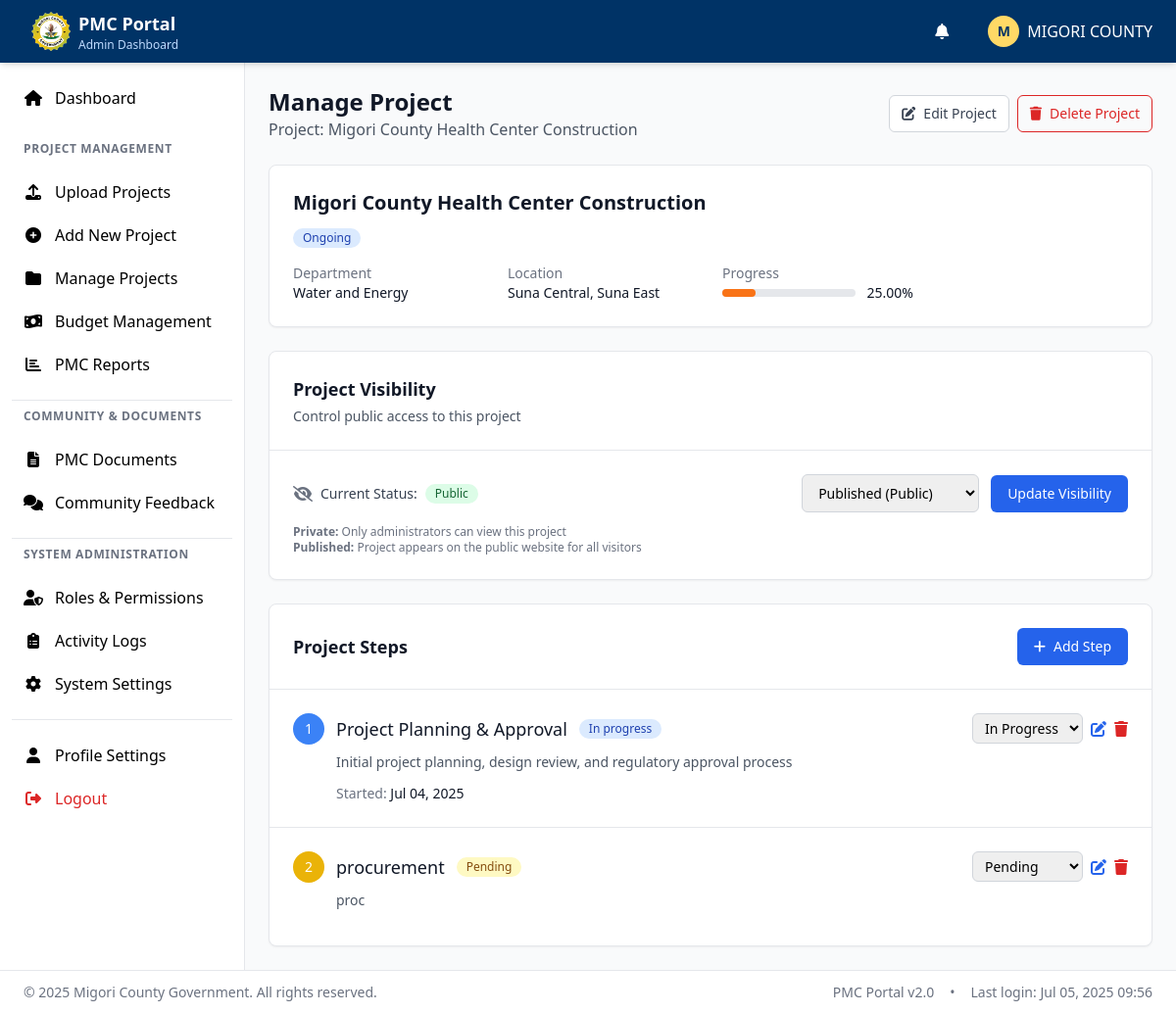
/admin/manageSteps.php?id=22 (signed in), run on the app's committed database.
### tables this page shows
CREATE TABLE `projects` (
  `id` int(11) NOT NULL,
  `project_name` varchar(255) NOT NULL,
  `description` text DEFAULT NULL,
  `department_id` int(11) NOT NULL,
  `project_year` int(11) NOT NULL,
  `county_id` int(11) NOT NULL,
  `sub_county_id` int(11) NOT NULL,
  `ward_id` int(11) NOT NULL,
  `location_address` text DEFAULT NULL,
  `location_coordinates` varchar(100) DEFAULT NULL,
  `start_date` date DEFAULT NULL,
  `expected_completion_date` date DEFAULT NULL,
  `actual_completion_date` date DEFAULT NULL,
  `contractor_name` varchar(255) DEFAULT NULL,
  `contractor_contact` varchar(100) DEFAULT NULL,
  `status` enum('planning','ongoing','completed','suspended','cancelled') NOT NULL DEFAULT 'planning',
  `visibility` enum('private','published') DEFAULT 'private',
  `step_status` enum('awaiting','running','completed') DEFAULT 'awaiting',
  `progress_percentage` decimal(5,2) DEFAULT 0.00,
  `total_steps` int(11) DEFAULT 0,
  `completed_steps` int(11) DEFAULT 0,
  `created_by` int(11) DEFAULT NULL,
  `created_at` timestamp NOT NULL DEFAULT current_timestamp(),
  `updated_at` timestamp NOT NULL DEFAULT current_timestamp() ON UPDATE current_timestamp(),
  `average_rating` decimal(3,2) DEFAULT 5.00,
  `total_ratings` int(11) DEFAULT 0,
  `allocated_budget` decimal(15,2) DEFAULT 0.00,
  `spent_budget` decimal(15,2) DEFAULT 0.00,
  `budget_status` enum('not_allocated','allocated','overspent') DEFAULT 'not_allocated',
  `total_budget` decimal(15,2) DEFAULT NULL
);

CREATE TABLE `departments` (
  `id` int(11) NOT NULL,
  `name` varchar(100) NOT NULL,
  `description` text DEFAULT NULL,
  `created_at` timestamp NOT NULL DEFAULT current_timestamp()
);

CREATE TABLE `wards` (
  `id` int(11) NOT NULL,
  `name` varchar(100) NOT NULL,
  `sub_county_id` int(11) NOT NULL,
  `created_at` timestamp NOT NULL DEFAULT current_timestamp()
);

CREATE TABLE `sub_counties` (
  `id` int(11) NOT NULL,
  `name` varchar(100) NOT NULL,
  `county_id` int(11) NOT NULL,
  `created_at` timestamp NOT NULL DEFAULT current_timestamp()
);

CREATE TABLE `project_steps` (
  `id` int(11) NOT NULL,
  `project_id` int(11) NOT NULL,
  `step_number` int(11) NOT NULL,
  `step_name` varchar(255) NOT NULL,
  `description` text DEFAULT NULL,
  `status` enum('pending','in_progress','completed','skipped') DEFAULT 'pending',
  `start_date` date DEFAULT NULL,
  `expected_end_date` date DEFAULT NULL,
  `actual_end_date` date DEFAULT NULL,
  `created_at` timestamp NOT NULL DEFAULT current_timestamp(),
  `updated_at` timestamp NOT NULL DEFAULT current_timestamp() ON UPDATE current_timestamp()
);

### includes/functions.php (called while the page is built, shortened)
<?php
require_once __DIR__ . '/../config.php';
if (!function_exists('verify_csrf_token')) {
function format_date($date) {
    return date('M d, Y', strtotime($date));
}
}
if (!function_exists('format_currency')) {
function get_status_badge_class($status) {
    $classes = [
        'planning' => 'bg-yellow-100 text-yellow-800 dark:bg-yellow-900 dark:text-yellow-300',
        'ongoing' => 'bg-blue-100 text-blue-800 dark:bg-blue-900 dark:text-blue-300',
        'completed' => 'bg-green-100 text-green-800 dark:bg-green-900 dark:text-green-300',
        'suspended' => 'bg-orange-100 text-orange-800 dark:bg-orange-900 dark:text-orange-300',
        'cancelled' => 'bg-red-100 text-red-800 dark:bg-red-900 dark:text-red-300'
    ];
    return $classes[$status] ?? 'bg-gray-100 text-gray-800 dark:bg-gray-900 dark:text-gray-300';
}
function get_progress_color_class($percentage) {
    if ($percentage >= 20) return 'bg-orange-500';
    return 'bg-red-500';
}
function get_project_by_id($id) {
    global $pdo;
    $sql = "SELECT p.*, d.name as department_name, w.name as ward_name,
                   sc.name as sub_county_name, c.name as county_name
            FROM projects p
            JOIN departments d ON p.department_id = d.id
            JOIN wards w ON p.ward_id = w.id
            JOIN sub_counties sc ON p.sub_county_id = sc.id
            JOIN counties c ON p.county_id = c.id
            WHERE p.id = ?";
    $stmt = $pdo->prepare($sql);
    $stmt->execute([$id]);
    return $stmt->fetch();
}
}
?>

### admin/manageSteps.php (the view, shortened to what this page needs)
<?php
require_once '../includes/auth.php';
require_once '../includes/functions.php';
$project_id = intval($_GET['id'] ?? 0);
$project = get_project_by_id($project_id);
$stmt = $pdo->prepare("SELECT * FROM project_steps WHERE project_id = ? ORDER BY step_number");
$stmt->execute([$project_id]);
$steps = $stmt->fetchAll();
include 'includes/adminHeader.php';
?>
<div class="flex justify-between items-center mb-6">
    <div>
        <h2 class="text-2xl font-bold text-gray-900">Manage Project</h2>
        <p class="text-gray-600">Project: <?php echo htmlspecialchars($project['project_name']); ?></p>
    </div>
    <div class="flex space-x-2">
        <a href="editProject.php?id=<?php echo $project['id']; ?>" class="inline-flex items-center px-3 py-2 border border-gray-300 text-sm font-medium rounded-md text-gray-700 bg-white hover:bg-gray-50 transition-colors">
            <i class="fas fa-edit mr-2"></i>
            Edit Project
        </a>
        <button onclick="deleteProject()" class="inline-flex items-center px-3 py-2 border border-red-600 text-sm font-medium rounded-md text-red-600 hover:bg-red-50 transition-colors">
            <i class="fas fa-trash mr-2"></i>
            Delete Project
        </button>
    </div>
</div>
<div class="bg-white rounded-lg shadow-sm border border-gray-200 mb-6">
    <div class="p-6">
        <div class="flex justify-between items-start mb-4">
            <div>
                <h3 class="text-xl font-bold text-gray-900 mb-2">
                    <?php echo htmlspecialchars($project['project_name']); ?>
                </h3>
                <span class="inline-flex items-center px-2.5 py-0.5 rounded-full text-xs font-medium <?php echo get_status_badge_class($project['status']); ?>">
                    <?php echo ucfirst($project['status']); ?>
                </span>
            </div>
        </div>
        <div class="grid grid-cols-1 md:grid-cols-4 gap-6">
            <div>
                <dt class="text-sm font-medium text-gray-500">Department</dt>
                <dd class="text-sm text-gray-900"><?php echo htmlspecialchars($project['department_name']); ?></dd>
            </div>
            <div>
                <dt class="text-sm font-medium text-gray-500">Location</dt>
                <dd class="text-sm text-gray-900"><?php echo htmlspecialchars($project['ward_name'] . ', ' . $project['sub_county_name']); ?></dd>
            </div>
            <div>
                <dt class="text-sm font-medium text-gray-500">Progress</dt>
                <dd class="text-sm text-gray-900">
                    <div class="flex items-center">
                        <div class="flex-1">
                            <div class="w-full bg-gray-200 rounded-full h-2">
                                <div class="h-2 rounded-full <?php echo get_progress_color_class($project['progress_percentage']); ?>"
                                     style="width: <?php echo $project['progress_percentage']; ?>%"></div>
                            </div>
                        </div>
                        <span class="ml-3 text-sm"><?php echo $project['progress_percentage']; ?>%</span>
                    </div>
                </dd>
            </div>
        </div>
    </div>
</div>
<div class="bg-white rounded-lg shadow-sm border border-gray-200 mb-6">
    <div class="p-6 border-b border-gray-200">
        <h3 class="text-lg font-semibold text-gray-900">Project Visibility</h3>
        <p class="text-sm text-gray-600 mt-1">Control public access to this project</p>
    </div>
    <div class="p-6">
        <form method="POST" class="flex items-center justify-between">
            <div class="flex items-center space-x-4">
                <div class="flex items-center space-x-2">
                    <i class="fas fa-eye-slash text-gray-500"></i>
                    <span class="text-sm font-medium text-gray-700">Current Status:</span>
                    <span class="inline-flex items-center px-2.5 py-0.5 rounded-full text-xs font-medium <?php echo $project['visibility'] === 'published' ? 'bg-green-100 text-green-800' : 'bg-gray-100 text-gray-800'; ?>">
                        <?php echo $project['visibility'] === 'published' ? 'Public' : 'Private'; ?>
                    </span>
                </div>
            </div>
            <div class="flex items-center space-x-3">
                <select name="visibility" class="px-3 py-2 border border-gray-300 rounded-md text-sm focus:ring-blue-500 focus:border-blue-500">
                    <option value="published" <?php echo $project['visibility'] === 'published' ? 'selected' : ''; ?>>Published (Public)</option>
                </select>
                <button type="submit" class="inline-flex items-center px-4 py-2 border border-transparent text-sm font-medium rounded-md text-white bg-blue-600 hover:bg-blue-700 transition-colors">
                    Update Visibility
                </button>
            </div>
        </form>
        <div class="mt-3 text-xs text-gray-500">
            <p><strong>Private:</strong> Only administrators can view this project</p>
            <p><strong>Published:</strong> Project appears on the public website for all visitors</p>
        </div>
    </div>
</div>
<div class="bg-white rounded-lg shadow-sm border border-gray-200">
    <div class="p-6 border-b border-gray-200">
        <div class="flex justify-between items-center">
            <h3 class="text-lg font-semibold text-gray-900">Project Steps</h3>
            <button onclick="showAddStepModal()" class="inline-flex items-center px-4 py-2 border border-transparent text-sm font-medium rounded-md text-white bg-blue-600 hover:bg-blue-700 transition-colors">
                <i class="fas fa-plus mr-2"></i>
                Add Step
            </button>
        </div>
    </div>
    <?php if (empty($steps)): ?>
        <div class="p-12 text-center">
            <i class="fas fa-list-ol text-4xl text-gray-400 mb-4"></i>
            <h3 class="text-lg font-medium text-gray-900 mb-2">No Steps Defined</h3>
            <p class="text-gray-600 mb-4">This project doesn't have any steps yet.</p>
            <button onclick="showAddStepModal()" class="inline-flex items-center px-4 py-2 border border-transparent text-sm font-medium rounded-md text-white bg-blue-600 hover:bg-blue-700 transition-colors">
                <i class="fas fa-plus mr-2"></i>
                Add First Step
            </button>
        </div>
    <?php else: ?>
        <div class="divide-y divide-gray-200">
            <?php foreach ($steps as $step): ?>
                <div class="p-6">
                    <div class="flex items-start justify-between">
                        <div class="flex-1">
                            <div class="flex items-center mb-2">
                                <span class="inline-flex items-center justify-center w-8 h-8 rounded-full text-sm font-medium text-white
                                    <?php
                                    echo $step['status'] === 'completed' ? 'bg-green-500' :
                                        ($step['status'] === 'in_progress' ? 'bg-blue-500' :
                                        ($step['status'] === 'skipped' ? 'bg-gray-500' : 'bg-yellow-500'));
                                    ?>">
                                    <?php echo $step['step_number']; ?>
                                </span>
                                <h4 class="ml-3 text-lg font-medium text-gray-900">
                                    <?php echo htmlspecialchars($step['step_name']); ?>
                                </h4>
                                <span class="ml-3 inline-flex items-center px-2.5 py-0.5 rounded-full text-xs font-medium
                                    <?php
                                    echo $step['status'] === 'completed' ? 'bg-green-100 text-green-800' :
                                        ($step['status'] === 'in_progress' ? 'bg-blue-100 text-blue-800' :
                                        ($step['status'] === 'skipped' ? 'bg-gray-100 text-gray-800' : 'bg-yellow-100 text-yellow-800'));
                                    ?>">
                                    <?php echo ucfirst(str_replace('_', ' ', $step['status'])); ?>
                                </span>
                            </div>
                            <?php if ($step['description']): ?>
                                <p class="text-sm text-gray-600 mb-3 ml-11">
                                    <?php echo htmlspecialchars($step['description']); ?>
                                </p>
                            <?php endif; ?>
                            <div class="grid grid-cols-1 md:grid-cols-3 gap-4 text-sm ml-11">
                                <?php if ($step['start_date']): ?>
                                    <div>
                                        <span class="font-medium text-gray-500">Started:</span>
                                        <span class="text-gray-900"><?php echo format_date($step['start_date']); ?></span>
                                    </div>
                                <?php endif; ?>
                            </div>
                        </div>
                        <div class="flex items-center space-x-2 ml-4">
                            <form method="POST" class="inline">
                                <select name="status" onchange="this.form.submit()" class="text-sm border border-gray-300 rounded-md px-2 py-1">
                                    <option value="pending" <?php echo $step['status'] === 'pending' ? 'selected' : ''; ?>>Pending</option>
                                    <option value="in_progress" <?php echo $step['status'] === 'in_progress' ? 'selected' : ''; ?>>In Progress</option>
                                </select>
                            </form>
                            <button onclick="editStep(<?php echo htmlspecialchars(json_encode($step)); ?>)" class="text-blue-600 hover:text-blue-500" title="Edit Step">
                                <i class="fas fa-edit"></i>
                            </button>
                            <form method="POST" class="inline" onsubmit="return confirm('Are you sure you want to delete this step?')">
                                <button type="submit" class="text-red-600 hover:text-red-500" title="Delete Step">
                                    <i class="fas fa-trash"></i>
                                </button>
                            </form>
                        </div>
                    </div>
                </div>
            <?php endforeach; ?>
        </div>
    <?php endif; ?>
</div>
<?php
$content = ob_get_clean();
echo '<div class="admin-content">' . $content . '</div>';
include 'includes/adminFooter.php';
?>

### admin/includes/adminHeader.php (style rules this page uses)
body { display: flex; flex-direction: column; min-height: 100vh; }

### data on the page
projects: project_name "Migori County Health Center Construction", status "Ongoing", department.name "Water and Energy", ward.name "Suna Central, Suna East", progress_percentage "25.00", visibility "Published (Public)"
project_steps: step_number "1", step_name "Project Planning & Approval", status "In progress", description "Initial project planning, design review, and regulatory approval process", start_date "Jul 04, 2025", status "In Progress"
project_steps: step_number "2", step_name "procurement", status "Pending", description "proc"

### other printed values
substr($current_admin['name'], 0, 1) "M"
$current_admin['name'] "MIGORI COUNTY"
